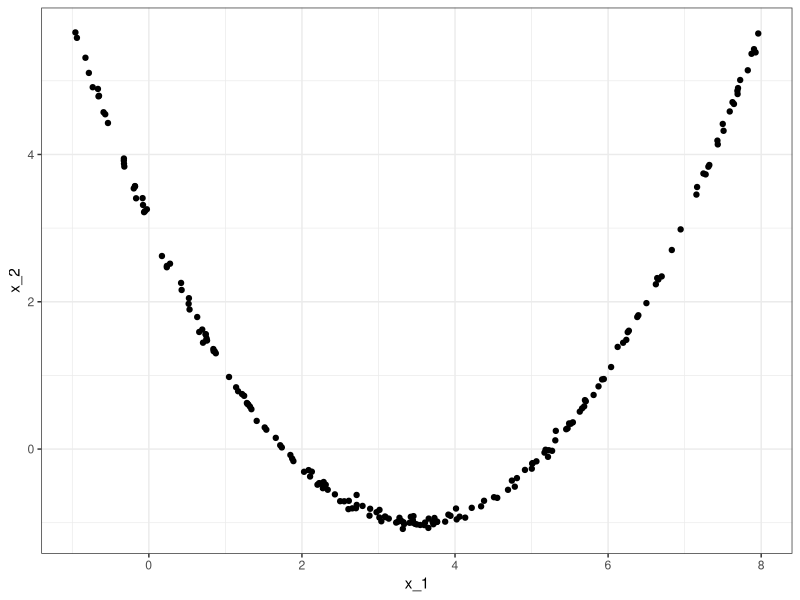
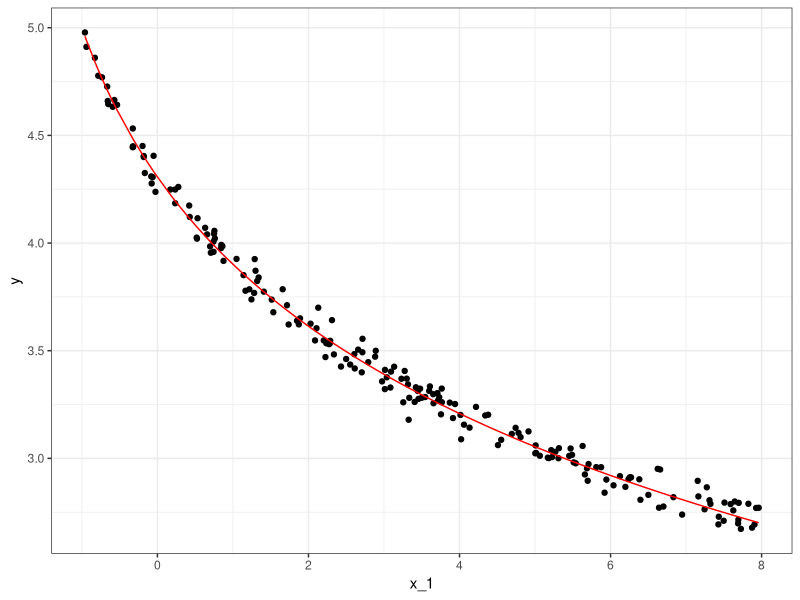
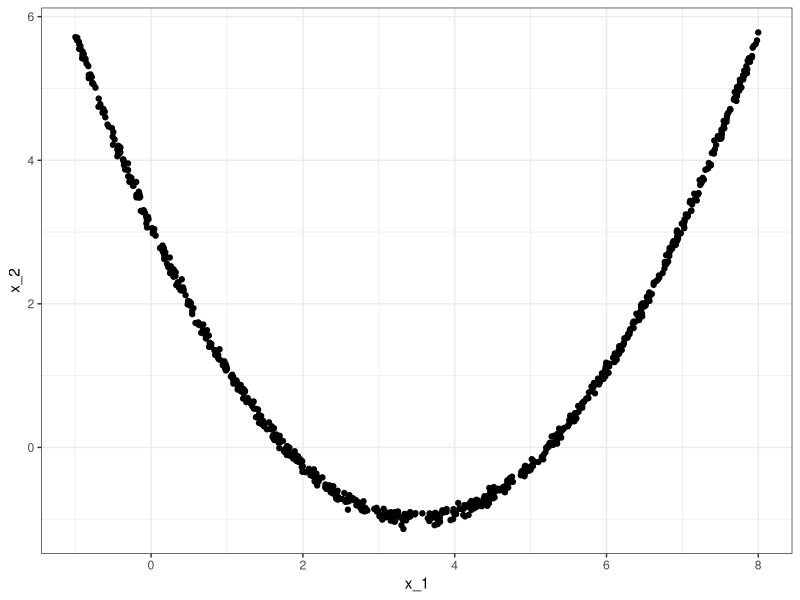
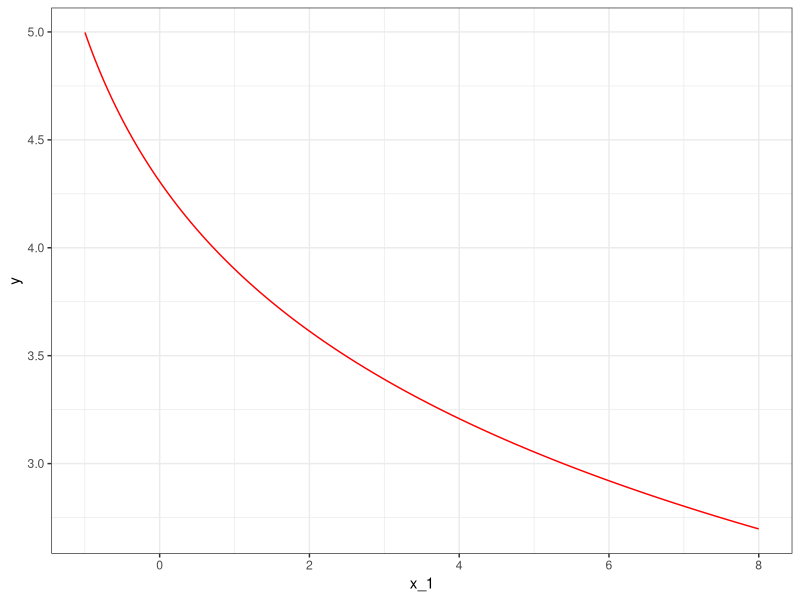
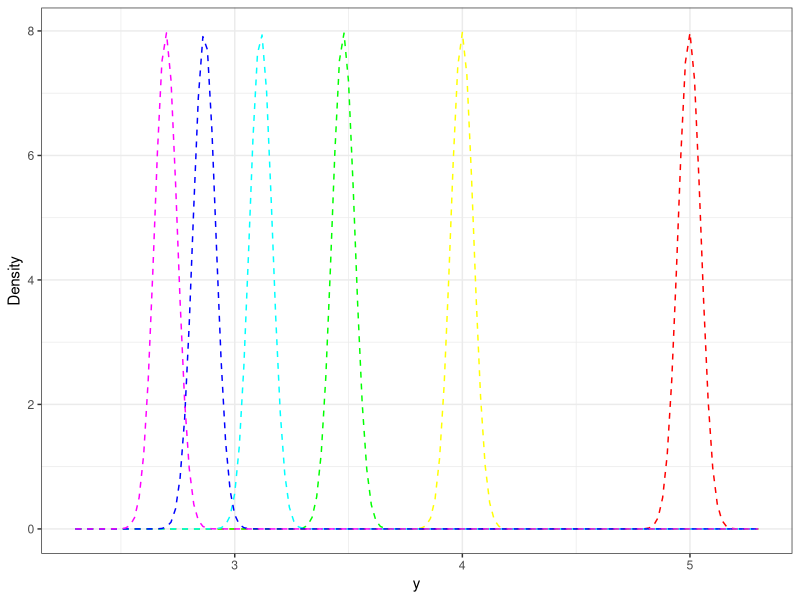

Source code (R) for these figures, in order:
##############################################
## Data Generation for StatSci paper
##############################################
library(ggplot2)
library(tidyverse)
library(mvtnorm) 
library(msm)

setwd("/Users/swade/Documents/GitHub/BayesXMix/data_simulation/ex1")

##############################################
## Example 1: Drawback of Joint
##############################################

# Training Data
set.seed(1010101)
n = 200
p = 2

# Covariates
x= matrix(0,n,p)
x[,1] = runif(n,-1,8)
x[,2] = (x[,1]-3.5)^2/3-1+rnorm(n,0,0.05)

ggplot() +
  geom_point(aes(x = x[,1], y = x[,2])) +
  theme_bw() +
  xlab("x_1") +
  ylab("x_2")

# Response
y = 5-log(x[,1]+2) +rnorm(n, 0, 0.05)
m_true = 5-log(x[,1]+2)

ggplot() +
  geom_point(aes(x = x[,1], y = y)) +
  theme_bw() +
  xlab("x_1") +
  ylab("y") +
  geom_line(aes(x = x[,1], y = m_true), col ="red")

### PREDICTION
n_new = 800

# Covariates
x_new= matrix(0,n_new,p)
x_new[,1] = runif(n_new,-1,8)
x_new[,2] = (x_new[,1]-3.5)^2/3-1+rnorm(n_new,0,0.05)

# True regression function
m_true_new = 5-log(x_new[,1]+2)

# True density
y_grid=seq(2.3,5.3,.02)
m2=length(y_grid)
f_true_new =dnorm(matrix(y_grid,nrow=m2,ncol=n_new),t(matrix(m_true_new,nrow=n_new,ncol=m2)), 0.05)

ggplot() +
  geom_point(aes(x = x_new[,1], y = x_new[,2])) +
  theme_bw() +
  xlab("x_1") +
  ylab("x_2")

ggplot() +
  geom_line(aes(x = x_new[,1], y = m_true_new), col ="red") +
  theme_bw() +
  xlab("x_1") +
  ylab("y") 

#Plot density for a few observations
xs = sort(x_new[,1], index.return=TRUE)
inds = xs$ix[c(seq(1,n_new,n_new/5),n_new)]
cols = rainbow(6)
ggplot() +
  geom_line(aes(x = y_grid, y = f_true_new[,inds[1]]), col = cols[1],linetype = "dashed") +
  geom_line(aes(x = y_grid, y = f_true_new[,inds[2]]), col = cols[2],linetype = "dashed") +
  geom_line(aes(x = y_grid, y = f_true_new[,inds[3]]), col = cols[3],linetype = "dashed") +
  geom_line(aes(x = y_grid, y = f_true_new[,inds[4]]), col = cols[4],linetype = "dashed") +
  geom_line(aes(x = y_grid, y = f_true_new[,inds[5]]), col = cols[5],linetype = "dashed") +
  geom_line(aes(x = y_grid, y = f_true_new[,inds[6]]), col = cols[6],linetype = "dashed") +
  theme_bw() +
  labs( x = "y", y = "Density")

# Save data
save.image("data_ex1.RData")

write.csv(cbind(x,y), file = "ex1train_terrors.csv", row.names = TRUE)
write.csv(x_new, file = "ex1test_terrors.csv", row.names = TRUE)
write.csv(f_true_new, file = "ex1test_terrors_dens.csv", row.names = TRUE)
